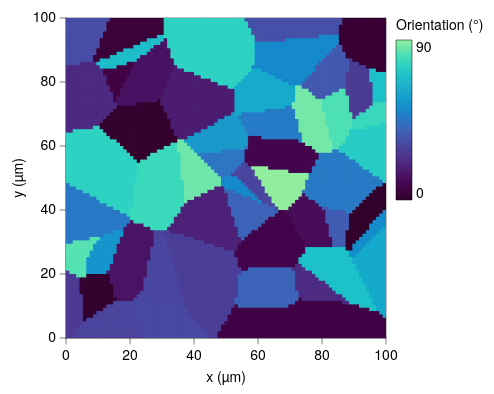

Express this chart as Vega-Lite.
### Vega-Lite specification from a JSON file in a GitHub repository (floating-point values rounded to 4 significant figures; data arrays with more than 128 entries replaced by an {"elided": "..."} marker saying what was removed)
{"background": null, "config": {"arc": {"fill": "#DBDBDB", "fillOpacity": 1.0, "innerRadius": 40.0, "padAngle": 0.03, "stroke": "black", "strokeOpacity": 1, "strokeWidth": 0.25}, "area": {"fill": "#DBDBDB", "fillOpacity": 1.0, "stroke": "black", "strokeOpacity": 1, "strokeWidth": 0.25}, "axis": {"domain": true, "domainCap": "round", "domainColor": "black", "domainWidth": 0.25, "grid": false, "gridCap": "round", "gridColor": "#F1F1F1", "gridDash": [0, 0], "gridOpacity": 1.0, "gridWidth": 0.25, "labelColor": "black", "labelFont": "Helvetica Neue, HelveticaNeue, Helvetica, Arial, sans-serif", "labelFontSize": 7, "labelFontStyle": "normal", "labelFontWeight": 400, "offset": 0, "ticks": true, "tickCap": "round", "tickColor": "black", "tickRound": false, "tickSize": 3, "tickWidth": 0.25, "titleColor": "black", "titleFont": "Helvetica Neue, HelveticaNeue, Helvetica, Arial, sans-serif", "titleFontSize": 7, "titleFontStyle": "normal", "titleFontWeight": 400}, "axisX": {"domain": true, "labelAlign": "center", "labelAngle": 0, "labels": true, "ticks": true, "translate": 0}, "axisY": {"domain": true, "labelAlign": "right", "labelAngle": 0, "labels": true, "ticks": true, "translate": 0}, "axisRight": {"domain": true, "labelAlign": "left", "labelAngle": 0, "labels": true, "ticks": true, "translate": 0}, "axisTop": {"domain": true, "labelAlign": "center", "labelAngle": 0, "labels": true, "ticks": true, "translate": 0}, "axisBand": {"tickOffset": 0}, "bar": {"fill": "#DBDBDB", "fillOpacity": 1.0, "stroke": "black", "strokeOpacity": 1, "strokeWidth": 0.25}, "boxplot": {"size": 14.4, "ticks": {"cornerRadius": 0.25, "fill": "black", "opacity": 1, "size": 7.2, "thickness": 0.25}, "box": {"fillOpacity": 1.0, "stroke": "black", "strokeOpacity": 1, "strokeWidth": 0.25}, "median": {"cornerRadius": 0, "fill": "black", "fillOpacity": 1.0, "opacity": 1, "size": 14.4, "thickness": 0.25}, "rule": {"fill": "black", "fillOpacity": 1.0, "size": 16.0, "stroke": "black", "strokeDash": [0, 0], "strokeOpacity": 1, "strokeWidth": 0.25}, "outliers": {"color": "black", "fill": "black", "fillOpacity": 1.0, "size": 0, "stroke": "black", "strokeOpacity": 1, "strokeWidth": 0.25}}, "circle": {"fill": "black", "fillOpacity": 1.0, "size": 2.0, "stroke": null, "strokeOpacity": 1, "strokeWidth": 0.25}, "errorband": {"band": {"fillOpacity": 0.6, "stroke": null, "strokeWidth": 0.25, "strokeOpacity": 1}, "borders": {"opacity": 0, "strokeOpacity": 0.25, "strokeWidth": 1}}, "errorbar": {"opacity": 1, "rule": {"strokeDash": [0, 0], "strokeWidth": 0.25}, "ticks": {"color": "black", "cornerRadius": 0.125, "opacity": 1, "size": 9.6, "thickness": 0.25}, "thickness": 0.25}, "font": "Helvetica Neue, HelveticaNeue, Helvetica, Arial, sans-serif", "geoshape": {"fill": "#DBDBDB", "fillOpacity": 1.0, "stroke": "black", "strokeOpacity": 1, "strokeWidth": 0.25}, "header": {"labelColor": "black", "labelFont": "Helvetica Neue, HelveticaNeue, Helvetica, Arial, sans-serif", "labelFontSize": 7, "labelFontStyle": "normal", "labelFontWeight": 400, "titleColor": "black", "titleFont": "Helvetica Neue, HelveticaNeue, Helvetica, Arial, sans-serif", "titleFontSize": 7, "titleFontStyle": "normal", "titleFontWeight": 400, "titlePadding": 0}, "legend": {"disable": false, "offset": 4.5, "titlePadding": 4, "labelOffset": 2, "gradientLabelOffset": 2, "gradientLength": 80.0, "gradientThickness": 8.0, "gradientOpacity": 1.0, "gradientStrokeColor": "black", "gradientStrokeWidth": 0.25, "labelColor": "black", "labelFont": "Helvetica Neue, HelveticaNeue, Helvetica, Arial, sans-serif", "labelFontSize": 7, "labelFontStyle": "normal", "labelFontWeight": 400, "strokeColor": "black", "strokeWidth": 0, "symbolSize": 42, "symbolStrokeColor": "black", "symbolStrokeWidth": 0.25, "titleColor": "black", "titleFont": "Helvetica Neue, HelveticaNeue, Helvetica, Arial, sans-serif", "titleFontSize": 7, "titleFontStyle": "normal", "titleFontWeight": 400}, "line": {"color": "black", "stroke": "black", "strokeCap": "round", "strokeDash": [0, 0], "strokeOpacity": 1, "strokeWidth": 0.375}, "point": {"filled": true, "fill": "#DBDBDB", "fillOpacity": 1.0, "size": 8.0, "stroke": "black", "strokeOpacity": 1, "strokeWidth": 0.25}, "range": {"category": ["#5CA7B1", "#CDDEF3", "#B7B3E4", "#B3DAB5", "#F5E1B3", "#3D727B", "#8AA8D2", "#867DAC", "#80A988", "#CBB17A", "#204148", "#59719A", "#584C77", "#507B5F", "#9D824D"], "diverging": {"scheme": ["#C35082", "#CE6D94", "#D989A7", "#E2A4BA", "#EABFCE", "#F1DBE2", "#F6F6F6", "#D7E0EB", "#B9CBE0", "#9BB6D5", "#7DA1C9", "#5F8CBD", "#4177B1"]}, "heatmap": {"scheme": ["#32022B", "#43044D", "#4C196E", "#4D338C", "#484DA6", "#3A68BB", "#1D83CA", "#1D9CCB", "#23B5C9", "#28CDC5", "#4DE0B4", "#91EE9F"]}, "ordinal": {"scheme": ["#F1F1F1", "#DBDBDB", "#C6C6C6", "#B2B2B2", "#9D9D9D", "#898989", "#767676", "#636363", "#515151", "#404040", "#2F2F2F", "#1F1F1F"]}, "ramp": {"scheme": ["#32022B", "#43044D", "#4C196E", "#4D338C", "#484DA6", "#3A68BB", "#1D83CA", "#1D9CCB", "#23B5C9", "#28CDC5", "#4DE0B4", "#91EE9F"]}}, "rule": {"color": "black", "stroke": "black", "strokeCap": "round", "strokeDash": [2, 2], "strokeOpacity": 1, "strokeWidth": 0.25}, "scale": {"bandPaddingInner": 0.1, "bandPaddingOuter": 0.1, "round": false}, "rect": {"fill": "#DBDBDB", "fillOpacity": 1.0, "stroke": "black", "strokeOpacity": 1, "strokeWidth": 0.25}, "square": {"fill": "#DBDBDB", "fillOpacity": 1.0, "size": 16.0, "stroke": "black", "strokeOpacity": 1, "strokeWidth": 0.25}, "text": {"color": "black", "font": "Helvetica Neue, HelveticaNeue, Helvetica, Arial, sans-serif", "fontSize": 7, "fontStyle": "normal", "fontWeight": 400}, "tick": {"color": "black", "cornerRadius": 0.125, "opacity": 1.0, "size": 14.4, "thickness": 0.25}, "title": {"anchor": "middle", "frame": "group", "color": "black", "font": "Helvetica Neue, HelveticaNeue, Helvetica, Arial, sans-serif", "fontSize": 7, "fontStyle": "normal", "fontWeight": 400, "subtitleColor": "black", "subtitleFont": "Helvetica Neue, HelveticaNeue, Helvetica, Arial, sans-serif", "subtitleFontSize": "Helvetica Neue, HelveticaNeue, Helvetica, Arial, sans-serif", "subtitleFontStyle": "normal", "subtitleFontWeight": 400}, "trail": {"color": "black", "opacity": 1, "size": 0.375}, "view": {"continuousWidth": 160, "continuousHeight": 160, "discreteWidth": 160, "discreteHeight": 160, "fill": null, "stroke": "black", "strokeWidth": 0.25}}, "data": {"name": "data-fc9f28f2a02f928780cb79246fd1f2eb"}, "mark": {"type": "rect", "clip": true, "stroke": null}, "encoding": {"color": {"field": "theta", "title": "Orientation (°)", "type": "quantitative"}, "x": {"field": "x0", "scale": {"domain": [0, 100], "nice": false}, "title": "x (µm)", "type": "quantitative"}, "x2": {"field": "x1"}, "y": {"field": "y0", "scale": {"domain": [0, 100], "nice": false}, "title": "y (µm)", "type": "quantitative"}, "y2": {"field": "y1"}}, "$schema": "https://vega.github.io/schema/vega-lite/v6.4.1.json", "datasets": {"data-fc9f28f2a02f928780cb79246fd1f2eb": {"elided": "9025 records"}}}
